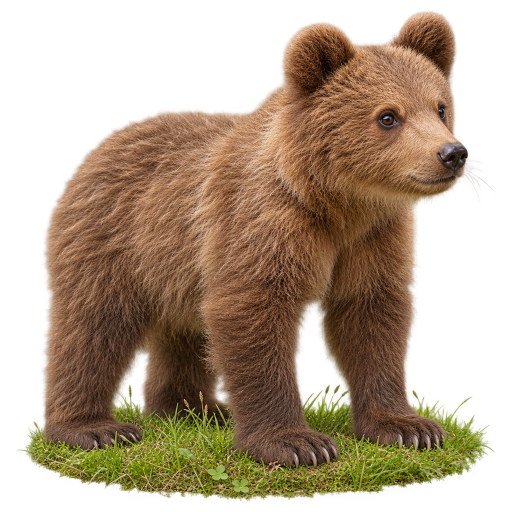
#> input picture assets/topics/mammals/vocabulary/cub.png, 1024 x 1024 px (shown at 1/2 size)
$ python -i install-word-art.py   (imports and definitions only)
#> lines starting #> are read from the running program, lines starting #| are printed output that depends on the picture
# Install a Codex word-art delivery (Mammals studio-photo redo, docs/word-art-redo/codex-redo-brief.md).
# Each delivered picture is trimmed to its subject, centred on a 1024 x 1024 transparent square with a
# 21 px margin on the long side (so the picture fills its box), and saved over the current word picture of
# that id (same file name, so saved progress keeps working). Its checksum, size and note are updated in
# docs/supplied-artwork.json, which npm run check verifies. Then run: python -I tools/art/png-to-webp.py
# Delivered names may be <id>.png or <id>-<style>.png (the style pilot); pass --style studio for the latter.
# usage: python -I tools/art/install-word-art.py <delivery folder> [--style studio] [id ...]
import hashlib, json, os, re, sys
from PIL import Image

ROOT = os.path.abspath(os.path.join(os.path.dirname(__file__), '..', '..'))
SIZE, MARGIN = 1024, 21
MANIFEST = os.path.join(ROOT, 'docs', 'supplied-artwork.json')
NOTE = 'Studio-photo style (Codex word-art redo, {}); checked against docs/word-art-redo/codex-redo-brief.md.'


def fit(src):
    im = Image.open(src).convert('RGBA')
#> im is the input picture: PIL image 1024x1024 RGBA; mean R, G, B, A 79.6, 60.1, 37.6, 145.4
    box = im.getchannel('A').point(lambda a: 255 if a > 8 else 0).getbbox()
#> box = (33, 21, 990, 1002)
    im = im.crop(box)
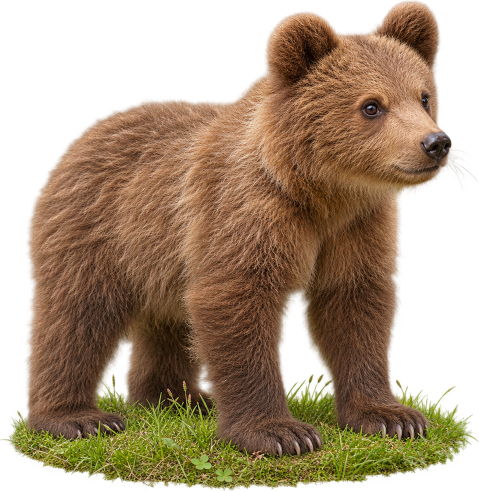
#> im: PIL image 957x981 RGBA (shown at 1/2 size); mean R, G, B, A 89, 67.2, 42, 162.4; transparent parts drawn white
    scale = (SIZE - 2 * MARGIN) / max(im.size)
#> scale = 1
    im = im.resize((max(1, round(im.width * scale)), max(1, round(im.height * scale))), Image.Resampling.LANCZOS)
#> im: PIL image 958x982 RGBA
    out = Image.new('RGBA', (SIZE, SIZE), (0, 0, 0, 0))
#> out: PIL image 1024x1024 RGBA; every value is 0
    out.paste(im, ((SIZE - im.width) // 2, (SIZE - im.height) // 2))
    return out


# [55 lines left out: functions placed_words, main, not called in this run]


# [2 lines not run here, left out]

>>> result = fit('../../assets/topics/mammals/vocabulary/cub.png')
